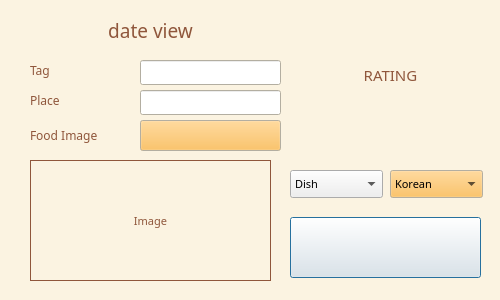
<?xml version="1.0" encoding="UTF-8"?>
<ui version="4.0">
 <class>AddImageDialog</class>
 <widget class="QDialog" name="AddImageDialog">
  <property name="geometry">
   <rect>
    <x>0</x>
    <y>0</y>
    <width>500</width>
    <height>300</height>
   </rect>
  </property>
  <property name="palette">
   <palette>
    <active>
     <colorrole role="WindowText">
      <brush brushstyle="SolidPattern">
       <color alpha="255">
        <red>143</red>
        <green>86</green>
        <blue>59</blue>
       </color>
      </brush>
     </colorrole>
     <colorrole role="Button">
      <brush brushstyle="SolidPattern">
       <color alpha="255">
        <red>251</red>
        <green>181</green>
        <blue>64</blue>
       </color>
      </brush>
     </colorrole>
     <colorrole role="Midlight">
      <brush brushstyle="SolidPattern">
       <color alpha="255">
        <red>251</red>
        <green>181</green>
        <blue>64</blue>
       </color>
      </brush>
     </colorrole>
     <colorrole role="Base">
      <brush brushstyle="SolidPattern">
       <color alpha="255">
        <red>255</red>
        <green>255</green>
        <blue>255</blue>
       </color>
      </brush>
     </colorrole>
     <colorrole role="Window">
      <brush brushstyle="SolidPattern">
       <color alpha="255">
        <red>251</red>
        <green>243</green>
        <blue>225</blue>
       </color>
      </brush>
     </colorrole>
    </active>
    <inactive>
     <colorrole role="WindowText">
      <brush brushstyle="SolidPattern">
       <color alpha="255">
        <red>143</red>
        <green>86</green>
        <blue>59</blue>
       </color>
      </brush>
     </colorrole>
     <colorrole role="Button">
      <brush brushstyle="SolidPattern">
       <color alpha="255">
        <red>251</red>
        <green>181</green>
        <blue>64</blue>
       </color>
      </brush>
     </colorrole>
     <colorrole role="Midlight">
      <brush brushstyle="SolidPattern">
       <color alpha="255">
        <red>251</red>
        <green>181</green>
        <blue>64</blue>
       </color>
      </brush>
     </colorrole>
     <colorrole role="Base">
      <brush brushstyle="SolidPattern">
       <color alpha="255">
        <red>255</red>
        <green>255</green>
        <blue>255</blue>
       </color>
      </brush>
     </colorrole>
     <colorrole role="Window">
      <brush brushstyle="SolidPattern">
       <color alpha="255">
        <red>251</red>
        <green>243</green>
        <blue>225</blue>
       </color>
      </brush>
     </colorrole>
    </inactive>
    <disabled>
     <colorrole role="WindowText">
      <brush brushstyle="SolidPattern">
       <color alpha="255">
        <red>120</red>
        <green>120</green>
        <blue>120</blue>
       </color>
      </brush>
     </colorrole>
     <colorrole role="Button">
      <brush brushstyle="SolidPattern">
       <color alpha="255">
        <red>251</red>
        <green>181</green>
        <blue>64</blue>
       </color>
      </brush>
     </colorrole>
     <colorrole role="Midlight">
      <brush brushstyle="SolidPattern">
       <color alpha="255">
        <red>251</red>
        <green>181</green>
        <blue>64</blue>
       </color>
      </brush>
     </colorrole>
     <colorrole role="Base">
      <brush brushstyle="SolidPattern">
       <color alpha="255">
        <red>251</red>
        <green>243</green>
        <blue>225</blue>
       </color>
      </brush>
     </colorrole>
     <colorrole role="Window">
      <brush brushstyle="SolidPattern">
       <color alpha="255">
        <red>251</red>
        <green>243</green>
        <blue>225</blue>
       </color>
      </brush>
     </colorrole>
    </disabled>
   </palette>
  </property>
  <property name="font">
   <font>
    <family>210 콤퓨타세탁 L</family>
    <pointsize>8</pointsize>
   </font>
  </property>
  <property name="windowTitle">
   <string>Dialog</string>
  </property>
  <widget class="QLabel" name="dateViewer">
   <property name="geometry">
    <rect>
     <x>50</x>
     <y>10</y>
     <width>201</width>
     <height>41</height>
    </rect>
   </property>
   <property name="font">
    <font>
     <family>210 콤퓨타세탁 B</family>
     <pointsize>14</pointsize>
    </font>
   </property>
   <property name="text">
    <string>date view</string>
   </property>
   <property name="alignment">
    <set>Qt::AlignCenter</set>
   </property>
  </widget>
  <widget class="QLabel" name="tagLabel">
   <property name="geometry">
    <rect>
     <x>30</x>
     <y>60</y>
     <width>110</width>
     <height>21</height>
    </rect>
   </property>
   <property name="font">
    <font>
     <family>210 콤퓨타세탁 R</family>
     <pointsize>9</pointsize>
    </font>
   </property>
   <property name="text">
    <string>Tag</string>
   </property>
  </widget>
  <widget class="QLabel" name="placeLabel">
   <property name="geometry">
    <rect>
     <x>30</x>
     <y>90</y>
     <width>110</width>
     <height>21</height>
    </rect>
   </property>
   <property name="font">
    <font>
     <family>210 콤퓨타세탁 R</family>
     <pointsize>9</pointsize>
    </font>
   </property>
   <property name="text">
    <string>Place</string>
   </property>
  </widget>
  <widget class="QLabel" name="imageLabel">
   <property name="geometry">
    <rect>
     <x>30</x>
     <y>120</y>
     <width>110</width>
     <height>31</height>
    </rect>
   </property>
   <property name="font">
    <font>
     <family>210 콤퓨타세탁 R</family>
     <pointsize>9</pointsize>
    </font>
   </property>
   <property name="text">
    <string>Food Image</string>
   </property>
  </widget>
  <widget class="QPushButton" name="OKButton">
   <property name="geometry">
    <rect>
     <x>290</x>
     <y>217</y>
     <width>191</width>
     <height>61</height>
    </rect>
   </property>
   <property name="font">
    <font>
     <family>210 콤퓨타세탁 B</family>
     <pointsize>18</pointsize>
    </font>
   </property>
   <property name="styleSheet">
    <string notr="true">color: rgb(143, 86, 59);</string>
   </property>
   <property name="text">
    <string/>
   </property>
  </widget>
  <widget class="QLabel" name="imageView">
   <property name="geometry">
    <rect>
     <x>30</x>
     <y>160</y>
     <width>241</width>
     <height>121</height>
    </rect>
   </property>
   <property name="frameShape">
    <enum>QFrame::Box</enum>
   </property>
   <property name="text">
    <string>Image</string>
   </property>
   <property name="alignment">
    <set>Qt::AlignCenter</set>
   </property>
  </widget>
  <widget class="QPushButton" name="pushButton">
   <property name="geometry">
    <rect>
     <x>140</x>
     <y>120</y>
     <width>141</width>
     <height>31</height>
    </rect>
   </property>
   <property name="text">
    <string/>
   </property>
  </widget>
  <widget class="QLineEdit" name="placeEdit">
   <property name="geometry">
    <rect>
     <x>140</x>
     <y>90</y>
     <width>141</width>
     <height>25</height>
    </rect>
   </property>
  </widget>
  <widget class="QLineEdit" name="tagEdit">
   <property name="geometry">
    <rect>
     <x>140</x>
     <y>60</y>
     <width>141</width>
     <height>25</height>
    </rect>
   </property>
  </widget>
  <widget class="QComboBox" name="comboBox">
   <property name="geometry">
    <rect>
     <x>290</x>
     <y>170</y>
     <width>93</width>
     <height>28</height>
    </rect>
   </property>
   <property name="font">
    <font>
     <family>210 콤퓨타세탁 L</family>
     <pointsize>8</pointsize>
    </font>
   </property>
   <property name="styleSheet">
    <string notr="true">selection-color: rgb(210, 255, 103);</string>
   </property>
   <item>
    <property name="text">
     <string>Dish</string>
    </property>
   </item>
   <item>
    <property name="text">
     <string>Dessert</string>
    </property>
   </item>
   <item>
    <property name="text">
     <string>Midnight Snack</string>
    </property>
   </item>
  </widget>
  <widget class="QComboBox" name="dishCategory">
   <property name="geometry">
    <rect>
     <x>390</x>
     <y>170</y>
     <width>93</width>
     <height>28</height>
    </rect>
   </property>
   <item>
    <property name="text">
     <string>Korean</string>
    </property>
   </item>
   <item>
    <property name="text">
     <string>Chinese</string>
    </property>
   </item>
   <item>
    <property name="text">
     <string>Japanese</string>
    </property>
   </item>
   <item>
    <property name="text">
     <string>Italian</string>
    </property>
   </item>
  </widget>
  <widget class="QLabel" name="star1">
   <property name="geometry">
    <rect>
     <x>305</x>
     <y>100</y>
     <width>30</width>
     <height>30</height>
    </rect>
   </property>
   <property name="text">
    <string/>
   </property>
   <property name="pixmap">
    <pixmap>emptystar.png</pixmap>
   </property>
   <property name="scaledContents">
    <bool>true</bool>
   </property>
  </widget>
  <widget class="QLabel" name="star2">
   <property name="geometry">
    <rect>
     <x>340</x>
     <y>100</y>
     <width>30</width>
     <height>30</height>
    </rect>
   </property>
   <property name="text">
    <string/>
   </property>
   <property name="pixmap">
    <pixmap>emptystar.png</pixmap>
   </property>
   <property name="scaledContents">
    <bool>true</bool>
   </property>
  </widget>
  <widget class="QLabel" name="star3">
   <property name="geometry">
    <rect>
     <x>375</x>
     <y>100</y>
     <width>30</width>
     <height>30</height>
    </rect>
   </property>
   <property name="text">
    <string/>
   </property>
   <property name="pixmap">
    <pixmap>emptystar.png</pixmap>
   </property>
   <property name="scaledContents">
    <bool>true</bool>
   </property>
  </widget>
  <widget class="QLabel" name="star4">
   <property name="geometry">
    <rect>
     <x>410</x>
     <y>100</y>
     <width>30</width>
     <height>30</height>
    </rect>
   </property>
   <property name="text">
    <string/>
   </property>
   <property name="pixmap">
    <pixmap>emptystar.png</pixmap>
   </property>
   <property name="scaledContents">
    <bool>true</bool>
   </property>
  </widget>
  <widget class="QLabel" name="star5">
   <property name="geometry">
    <rect>
     <x>445</x>
     <y>100</y>
     <width>30</width>
     <height>30</height>
    </rect>
   </property>
   <property name="text">
    <string/>
   </property>
   <property name="pixmap">
    <pixmap>emptystar.png</pixmap>
   </property>
   <property name="scaledContents">
    <bool>true</bool>
   </property>
  </widget>
  <widget class="QLabel" name="rating">
   <property name="geometry">
    <rect>
     <x>340</x>
     <y>60</y>
     <width>101</width>
     <height>30</height>
    </rect>
   </property>
   <property name="font">
    <font>
     <family>210 콤퓨타세탁 B</family>
     <pointsize>11</pointsize>
    </font>
   </property>
   <property name="text">
    <string>RATING</string>
   </property>
   <property name="alignment">
    <set>Qt::AlignCenter</set>
   </property>
  </widget>
 </widget>
 <resources/>
 <connections/>
</ui>
